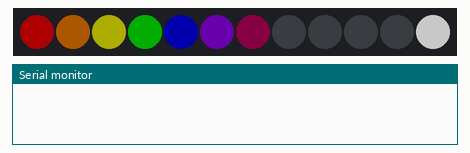
Recording of a sketch running on a simulated Arduino Uno, built with avr-gcc and run on an emulated ATmega328P. Parts: 12 RGB LEDs in strip order, left to right, the last lines printed to the serial monitor. Dim RGB values are drawn brighter than linear.

Above: at 0.1 s.
At 3.7 s:
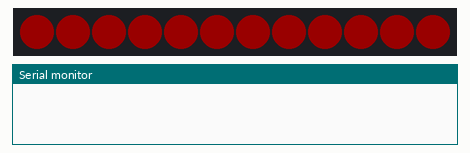
At 4.6 s:
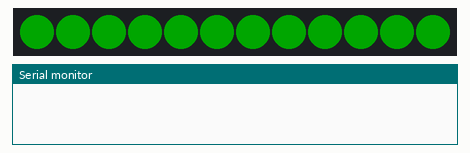
At 5.5 s:
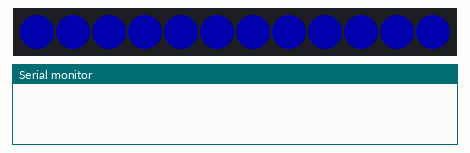
At 6.75 s:
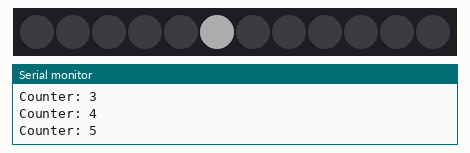
At 7.86 s:
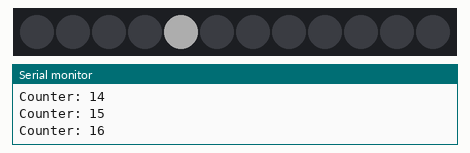

The sketch:

_04-led-strip-test.ino
```cpp
// test to see if the LED strip is working
// also make sure that the number of pixels is set correctly
#include <Adafruit_NeoPixel.h>
#define LEDPIN 12 // connect the Data from the strip to this pin on the Arduino
#define NUMBER_PIXELS 12
// the number of pixels in your LED strip
Adafruit_NeoPixel strip = Adafruit_NeoPixel(NUMBER_PIXELS, LEDPIN, NEO_GRB + NEO_KHZ800);

int counter = 1;
int pattern_delay = 900; // 900 milliseconds
int loop_delay = 100; // 1/10 of a second

void setup()
{
  Serial.begin(9600); // Start serial for output debugging
  // flash the LED strip
  strip.begin();
  // test the LED strip
  flash_led_test();
  delay(pattern_delay*4);
  set_led_red();
  delay(pattern_delay);
  set_led_green();
  delay(pattern_delay);
  set_led_blue();
  delay(pattern_delay);
}

void loop()
{
  // show the counter moving up the LED strip
  show_counter(counter % NUMBER_PIXELS);
  Serial.print("Counter: ");
  Serial.println(counter);
  delay(loop_delay);
  counter++;
}

void show_counter(int counter) {
 for (int i=0; i < NUMBER_PIXELS; i++)
      strip.setPixelColor(i, 0, 0, 0);
  strip.setPixelColor(counter, 50, 50, 50);
  strip.show();
}

void clear_strip() {
   for (int i=0; i < NUMBER_PIXELS; i++)
      strip.setPixelColor(i, 0, 0, 0);
   strip.show();
}

void set_led_red() {
    for (int i=0; i < NUMBER_PIXELS; i++)
        strip.setPixelColor(i, 25, 0, 0);
   strip.show();
}

void set_led_green() {
    for (int i=0; i < NUMBER_PIXELS; i++)
        strip.setPixelColor(i, 0, 40, 0);
   strip.show();
}

void set_led_blue() {
    for (int i=0; i < NUMBER_PIXELS; i++)
        strip.setPixelColor(i, 0, 0, 50);
   strip.show();
}

void flash_led_test() {
  strip.setPixelColor(0, 50, 0, 0); // red
  strip.setPixelColor(1, 50, 25, 0); // orange
  strip.setPixelColor(2, 50, 50, 0); // yellow
  strip.setPixelColor(3, 0, 50, 0); // green
  strip.setPixelColor(4, 0, 0, 50); // blue
  strip.setPixelColor(5, 30, 0, 50); // indigo
  strip.setPixelColor(6, 10, 0, 5); // violet
  strip.setPixelColor(NUMBER_PIXELS - 1, 100, 100, 100); // set last pixel to white
  strip.show();

}
```

Measured:
- by itself, everything shown: repeats every 1.2 s, in 12 steps
- what the display in image 1 shows lasts 0.9 s, from 3.6 s to 4.5 s
